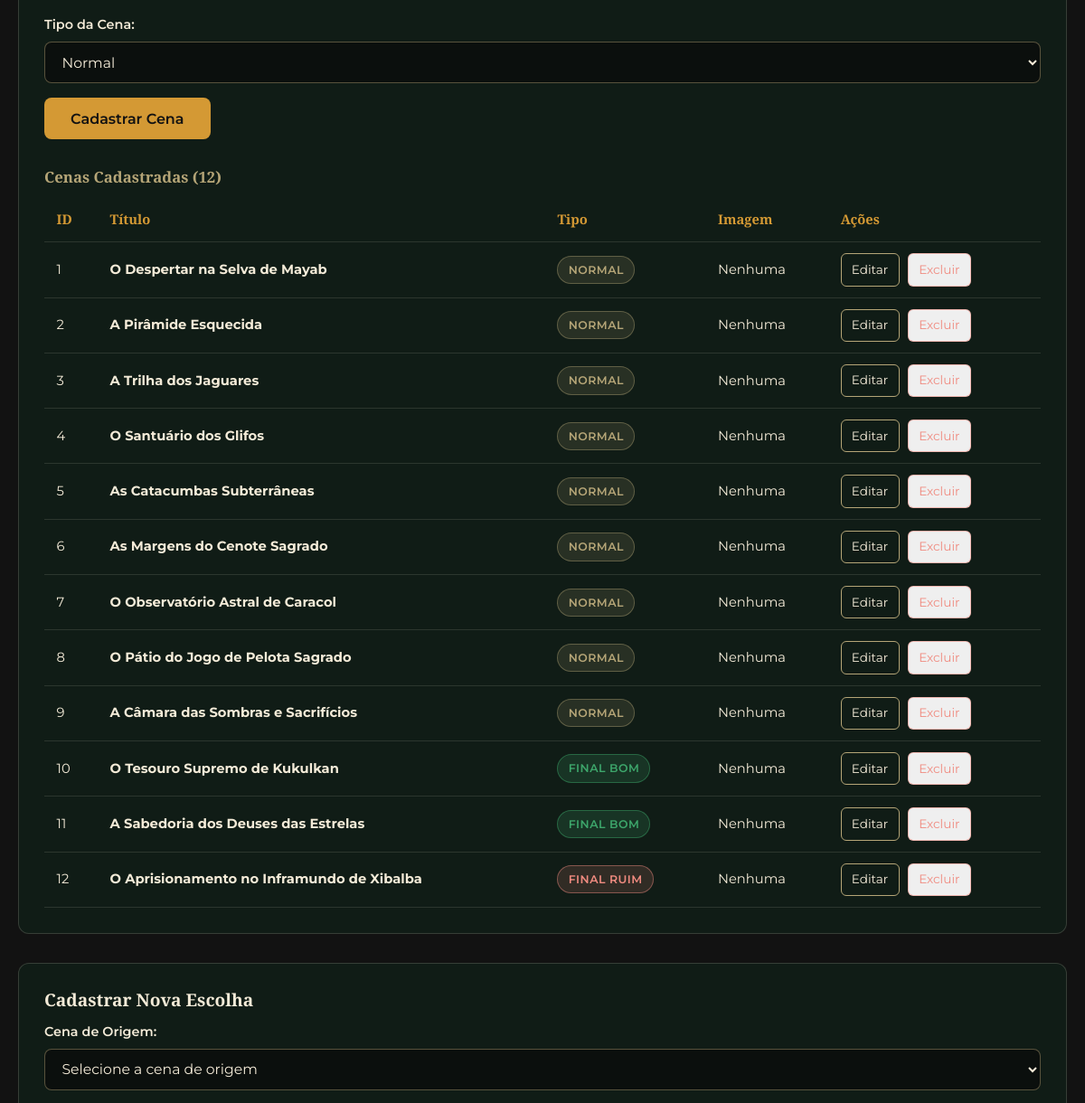
The app's page /admin.php (signed in, middle part), older data.
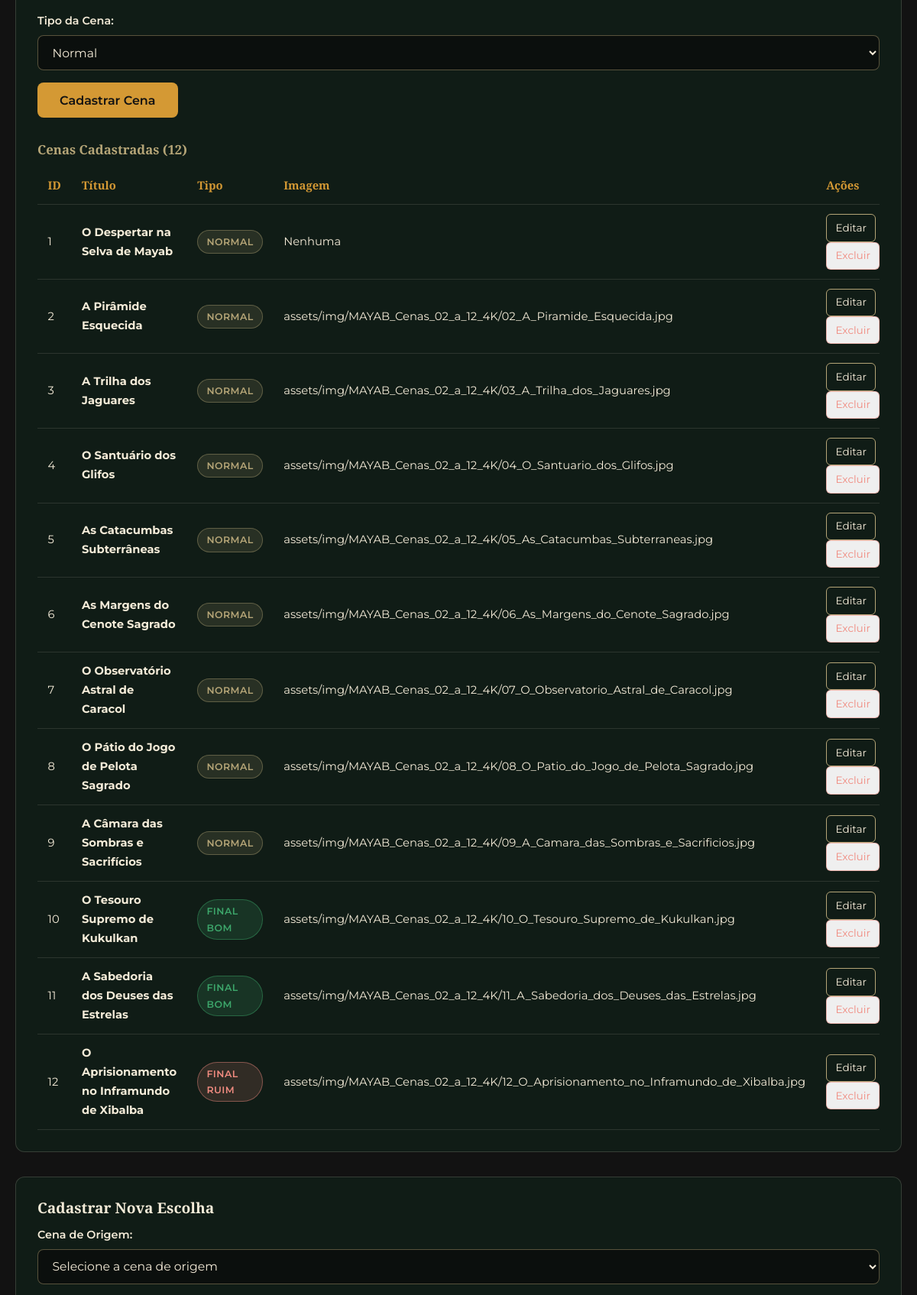
The same page, newer data.
### tables this page shows
CREATE TABLE IF NOT EXISTS `cenas` (
  `id` INT AUTO_INCREMENT PRIMARY KEY,
  `titulo` VARCHAR(150) NOT NULL,
  `texto` TEXT NOT NULL,
  `imagem` VARCHAR(255) NULL,
  `tipo` ENUM('normal', 'final_bom', 'final_ruim') NOT NULL DEFAULT 'normal'
);

### includes/conexao.php (called while the page is built, shortened)
<?php
if (!function_exists('h')) {
    function h(string|int|float|null $texto): string
    {
        return htmlspecialchars((string) ($texto ?? ''), ENT_QUOTES | ENT_SUBSTITUTE, 'UTF-8');
    }
}

### admin.php (the view, shortened to what this page needs)
<?php
$pdo = conectar_bd();
$formCena    = null;
$formEscolha = null;
$cenaEdicao = $formCena;
$escolhaEdicao = $formEscolha;
$modoEdicaoCena    = $cenaEdicao !== null && isset($cenaEdicao['id']);
$modoEdicaoEscolha = $escolhaEdicao !== null && isset($escolhaEdicao['id']);
$stmtCenas = $pdo->prepare(
    'SELECT id, titulo, texto, imagem, tipo
     FROM cenas
     ORDER BY id ASC'
);
$stmtCenas->execute();
$todasCenas = $stmtCenas->fetchAll();
require_once __DIR__ . '/includes/topo.php';
?>
<div class="admin-container">
    <section class="admin-secao">
        <form action="admin.php" method="POST" class="form-admin">
            <div class="campo">
                <label for="tipo">Tipo da Cena:</label>
                <select id="tipo" name="tipo" required>
                    <?php
                    $tipoAtual = (string) ($cenaEdicao['tipo'] ?? 'normal');
                    foreach (TIPOS_CENA as $valor => $rotulo):
                    ?>
                        <option value="<?= h($valor) ?>"<?= ($tipoAtual === $valor) ? ' selected' : '' ?>><?= h($rotulo) ?></option>
                    <?php endforeach; ?>
                </select>
            </div>
            <div class="botoes-form">
                <button type="submit" class="btn"><?= $modoEdicaoCena ? 'Salvar Alterações' : 'Cadastrar Cena' ?></button>
            </div>
        </form>
        <h4>Cenas Cadastradas (<?= count($todasCenas) ?>)</h4>
        <div class="tabela-responsiva">
            <table class="tabela-admin">
                <thead>
                    <tr>
                        <th>ID</th>
                        <th>Título</th>
                        <th>Tipo</th>
                        <th>Imagem</th>
                        <th>Ações</th>
                    </tr>
                </thead>
                <tbody>
                    <?php if (empty($todasCenas)): ?>
                        <tr><td colspan="5">Nenhuma cena cadastrada.</td></tr>
                    <?php else: ?>
                        <?php foreach ($todasCenas as $cena): ?>
                            <?php $rotuloTipo = TIPOS_CENA[$cena['tipo']] ?? (string) $cena['tipo']; ?>
                            <tr>
                                <td><?= (int) $cena['id'] ?></td>
                                <td><strong><?= h($cena['titulo']) ?></strong></td>
                                <td><span class="badge badge-<?= h($cena['tipo']) ?>"><?= h($rotuloTipo) ?></span></td>
                                <td><?= h($cena['imagem'] ?? 'Nenhuma') ?></td>
                                <td>
                                    <a href="admin.php?editar_cena=<?= (int) $cena['id'] ?>" class="btn-acao">Editar</a>
                                    <form action="admin.php" method="POST" class="form-inline" style="display:inline;" onsubmit="return confirm('Tem certeza que deseja excluir esta cena? Todas as escolhas associadas serão excluídas.');">
                                        <button type="submit" class="btn-acao btn-excluir">Excluir</button>
                                    </form>
                                </td>
                            </tr>
                        <?php endforeach; ?>
                    <?php endif; ?>
                </tbody>
            </table>
        </div>
    </section>
    <section class="admin-secao">
        <h3><?= $modoEdicaoEscolha ? 'Editar Escolha #' . h((int) $escolhaEdicao['id']) : 'Cadastrar Nova Escolha' ?></h3>
        <form action="admin.php" method="POST" class="form-admin">
            <div class="campo">
                <label for="cena_id">Cena de Origem:</label>
                <select id="cena_id" name="cena_id" required>
                    <option value="">Selecione a cena de origem</option>
                </select>
            </div>
        </form>
    </section>
</div>
<?php
require_once __DIR__ . '/includes/rodape.php';

### includes/topo.php (shortened to what this page needs)
<?php
require_once __DIR__ . '/conexao.php';
$ehPaginaAuth  = !empty($paginaAuth);
?>
<!DOCTYPE html>
<html lang="pt-BR">
<head>
    <link rel="stylesheet" href="assets/css/base/global.css">
    <link rel="stylesheet" href="assets/css/components/components.css">
</head>
<body<?= $ehPaginaAuth ? ' class="page-auth"' : '' ?>>
<main>

### includes/rodape.php (shortened to what this page needs)
</main>
</body>
</html>

### assets/css/base/global.css (style rules this page uses)
:root { --bg: #121212; --bg-deep: #0b0e0c; --surface: #1A4D34; --surface-dark: #102a1d; --gold: #D49934; --gold-hover: #E8B65B; --bronze: #8B621B; --jade: #3DA66B; --sand: #B5A577; --turquoise: #248799; --text: #F4EBD8; --text-muted: #CFC3AB; --error: #F08B80; --font-title: "Cinzel", Georgia, serif; --font-body: "Montserrat", system-ui, sans-serif; --radius-sm: 6px; --radius-md: 8px; --radius-lg: 12px; --radius-pill: 999px; }
*, *::before, *::after { box-sizing: border-box; }
html { scroll-behavior: smooth; }
body { margin: 0; min-height: 100vh; background: var(--bg); color: var(--text); font: 400 1rem/1.7 var(--font-body); overflow-x: hidden; -webkit-font-smoothing: antialiased; }
a { color: var(--gold); text-decoration: none; transition: color .2s ease; }
button, input, select, textarea { font: inherit; color: inherit; }
h1, h2, h3, h4 { font-family: var(--font-title); font-weight: 700; line-height: 1.2; margin: 0 0 .75rem; }
h3 { font-size: 1.2rem; color: var(--text); }
h4 { font-size: 1.05rem; color: var(--sand); }

### assets/css/components/components.css (style rules this page uses)
.btn { display: inline-flex; align-items: center; justify-content: center; gap: .65rem; min-height: 46px; padding: .75rem 1.75rem; border: 1px solid transparent; border-radius: var(--radius-md); background: var(--gold); color: #121212; font: 600 1rem var(--font-body); text-decoration: none; cursor: pointer; transition: background .2s ease, transform .2s ease, border-color .2s ease, box-shadow .2s ease; }
.badge { display: inline-flex; align-items: center; padding: .25rem .7rem; border-radius: var(--radius-pill); font-size: .78rem; font-weight: 600; letter-spacing: .04em; text-transform: uppercase; background: rgba(61, 166, 107, .16); color: var(--jade); border: 1px solid rgba(61, 166, 107, .42); }
.badge-normal { background: rgba(181, 165, 119, .15); color: var(--sand); border-color: rgba(181, 165, 119, .4); }
.badge-final_bom { background: rgba(61, 166, 107, .18); color: var(--jade); border-color: rgba(61, 166, 107, .45); }
.badge-final_ruim { background: rgba(240, 139, 128, .15); color: var(--error); border-color: rgba(240, 139, 128, .45); }
.field, .campo { display: grid; gap: .4rem; }
.field label, .campo label { display: block; font-weight: 600; font-size: .9rem; color: var(--text); }
.field input, .campo input, .campo select, .campo textarea { width: 100%; min-height: 46px; padding: .65rem .9rem; background: rgba(11, 14, 12, .85); color: var(--text); border: 1px solid rgba(181, 165, 119, .45); border-radius: var(--radius-md); font: 400 .98rem var(--font-body); transition: border-color .2s ease, box-shadow .2s ease, background .2s ease; }
.botoes-form { display: flex; gap: .75rem; flex-wrap: wrap; }
.admin-container { max-width: 1200px; margin: 0 auto; padding: 2.5rem 1.25rem; }
.admin-secao { margin-top: 2rem; padding: 1.75rem; border-radius: var(--radius-lg); background: rgba(16, 42, 29, .45); border: 1px solid rgba(244, 235, 216, .16); }
.form-admin { display: grid; gap: 1rem; margin-bottom: 2rem; }
.tabela-responsiva { overflow-x: auto; }
.tabela-admin { width: 100%; border-collapse: collapse; font-size: .92rem; }
.tabela-admin th, .tabela-admin td { padding: .75rem .85rem; text-align: left; border-bottom: 1px solid rgba(244, 235, 216, .12); }
.tabela-admin th { color: var(--gold); font-family: var(--font-title); }
.btn-acao { display: inline-block; padding: .35rem .7rem; border-radius: var(--radius-sm); border: 1px solid var(--sand); color: var(--text); font-size: .85rem; margin-right: .35rem; }
.btn-excluir { border-color: rgba(240, 139, 128, .55); color: var(--error); }

Row changes from the older to the newer data that the page shows:
changed cenas "A Pirâmide Esquecida": imagem "Nenhuma" → "assets/img/MAYAB_Cenas_02_a_12_4K/02_A_Piramide_Esquecida.jpg"
changed cenas "A Trilha dos Jaguares": imagem "Nenhuma" → "assets/img/MAYAB_Cenas_02_a_12_4K/03_A_Trilha_dos_Jaguares.jpg"
changed cenas "O Santuário dos Glifos": imagem "Nenhuma" → "assets/img/MAYAB_Cenas_02_a_12_4K/04_O_Santuario_dos_Glifos.jpg"
changed cenas "As Catacumbas Subterrâneas": imagem "Nenhuma" → "assets/img/MAYAB_Cenas_02_a_12_4K/05_As_Catacumbas_Subterraneas.jpg"
changed cenas "As Margens do Cenote Sagrado": imagem "Nenhuma" → "assets/img/MAYAB_Cenas_02_a_12_4K/06_As_Margens_do_Cenote_Sagrado.jpg"
changed cenas "O Observatório Astral de Caracol": imagem "Nenhuma" → "assets/img/MAYAB_Cenas_02_a_12_4K/07_O_Observatorio_Astral_de_Caracol.jpg"
changed cenas "O Pátio do Jogo de Pelota Sagrado": imagem "Nenhuma" → "assets/img/MAYAB_Cenas_02_a_12_4K/08_O_Patio_do_Jogo_de_Pelota_Sagrado.jpg"
changed cenas "A Câmara das Sombras e Sacrifícios": imagem "Nenhuma" → "assets/img/MAYAB_Cenas_02_a_12_4K/09_A_Camara_das_Sombras_e_Sacrificios.jpg"
changed cenas "O Tesouro Supremo de Kukulkan": imagem "Nenhuma" → "assets/img/MAYAB_Cenas_02_a_12_4K/10_O_Tesouro_Supremo_de_Kukulkan.jpg"
changed cenas "A Sabedoria dos Deuses das Estrelas": imagem "Nenhuma" → "assets/img/MAYAB_Cenas_02_a_12_4K/11_A_Sabedoria_dos_Deuses_das_Estrelas.jpg"
changed cenas "O Aprisionamento no Inframundo de Xibalba": imagem "Nenhuma" → "assets/img/MAYAB_Cenas_02_a_12_4K/12_O_Aprisionamento_no_Inframundo_de_Xibalba.jpg"
